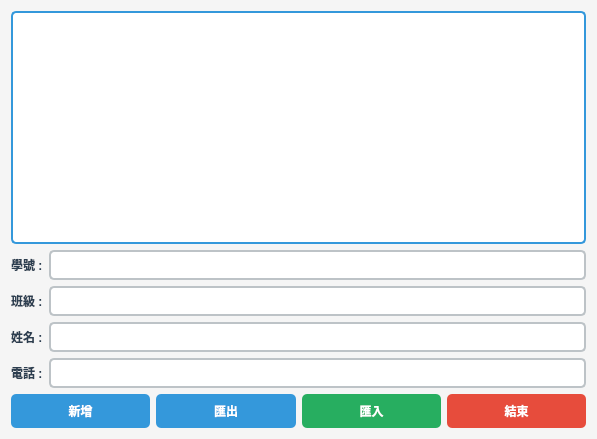
<?xml version="1.0" encoding="UTF-8"?>
<ui version="4.0">
 <class>MyWidget</class>
 <widget class="QWidget" name="MyWidget">
  <property name="geometry">
   <rect>
    <x>0</x>
    <y>0</y>
    <width>597</width>
    <height>439</height>
   </rect>
  </property>
  <property name="windowTitle">
   <string>通訊錄管理系統</string>
  </property>
  <property name="styleSheet">
   <string notr="true">QWidget {
    background-color: #f5f5f5;
}

QTableWidget {
    background-color: white;
    border: 2px solid #3498db;
    border-radius: 5px;
    gridline-color: #bdc3c7;
}

QTableWidget::item {
    padding: 5px;
}

QTableWidget::item:selected {
    background-color: #3498db;
    color: white;
}

QHeaderView::section {
    background-color: #3498db;
    color: white;
    padding: 5px;
    border: 1px solid #2980b9;
    font-weight: bold;
}

QLineEdit {
    border: 2px solid #bdc3c7;
    border-radius: 5px;
    padding: 5px;
    background-color: white;
}

QLineEdit:focus {
    border: 2px solid #3498db;
}

QLabel {
    color: #2c3e50;
    font-weight: bold;
}

QPushButton {
    background-color: #3498db;
    color: white;
    border: none;
    border-radius: 5px;
    padding: 8px 15px;
    font-weight: bold;
}

QPushButton:hover {
    background-color: #2980b9;
}

QPushButton:pressed {
    background-color: #21618c;
}

QPushButton#pushButton_3 {
    background-color: #27ae60;
}

QPushButton#pushButton_3:hover {
    background-color: #229954;
}

QPushButton#pushButton_4 {
    background-color: #e74c3c;
}

QPushButton#pushButton_4:hover {
    background-color: #c0392b;
}</string>
  </property>
  <layout class="QVBoxLayout" name="verticalLayout">
   <item>
    <widget class="QTableWidget" name="tableWidget"/>
   </item>
   <item>
    <layout class="QHBoxLayout" name="horizontalLayout">
     <item>
      <widget class="QLabel" name="label">
       <property name="text">
        <string>學號 :</string>
       </property>
      </widget>
     </item>
     <item>
      <widget class="QLineEdit" name="lineEdit"/>
     </item>
    </layout>
   </item>
   <item>
    <layout class="QHBoxLayout" name="horizontalLayout_2">
     <item>
      <widget class="QLabel" name="label_2">
       <property name="text">
        <string>班級 :</string>
       </property>
      </widget>
     </item>
     <item>
      <widget class="QLineEdit" name="lineEdit_2"/>
     </item>
    </layout>
   </item>
   <item>
    <layout class="QHBoxLayout" name="horizontalLayout_3">
     <item>
      <widget class="QLabel" name="label_3">
       <property name="text">
        <string>姓名 :</string>
       </property>
      </widget>
     </item>
     <item>
      <widget class="QLineEdit" name="lineEdit_3"/>
     </item>
    </layout>
   </item>
   <item>
    <layout class="QHBoxLayout" name="horizontalLayout_4">
     <item>
      <widget class="QLabel" name="label_4">
       <property name="text">
        <string>電話 :</string>
       </property>
      </widget>
     </item>
     <item>
      <widget class="QLineEdit" name="lineEdit_4"/>
     </item>
    </layout>
   </item>
   <item>
    <layout class="QHBoxLayout" name="horizontalLayout_5">
     <item>
      <widget class="QPushButton" name="pushButton">
       <property name="text">
        <string>新增</string>
       </property>
      </widget>
     </item>
     <item>
      <widget class="QPushButton" name="pushButton_2">
       <property name="text">
        <string>匯出</string>
       </property>
      </widget>
     </item>
     <item>
      <widget class="QPushButton" name="pushButton_3">
       <property name="text">
        <string>匯入</string>
       </property>
      </widget>
     </item>
     <item>
      <widget class="QPushButton" name="pushButton_4">
       <property name="text">
        <string>結束</string>
       </property>
      </widget>
     </item>
    </layout>
   </item>
  </layout>
 </widget>
 <resources/>
 <connections/>
</ui>
